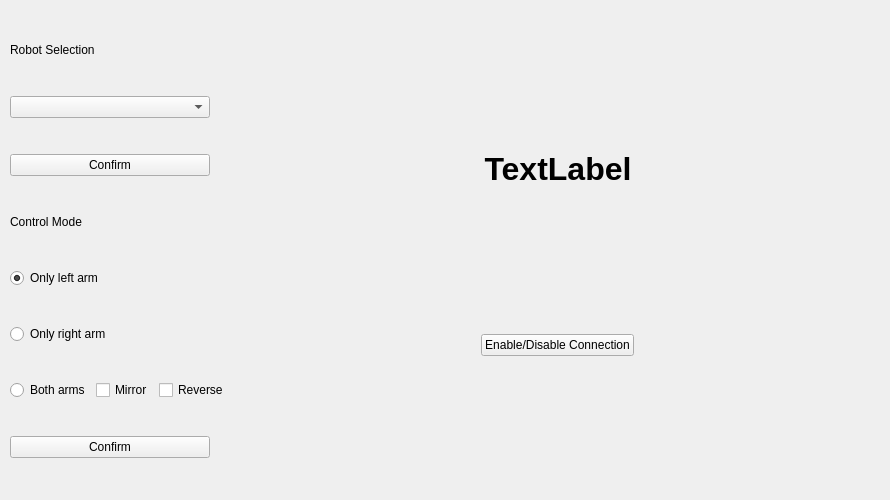
   <widget class="QWidget" name="tab_6">
    <attribute name="title">
     <string>Robopuppet Settings</string>
    </attribute>
    <widget class="QWidget" name="horizontalLayoutWidget_3">
     <property name="geometry">
      <rect>
       <x>10</x>
       <y>10</y>
       <width>871</width>
       <height>481</height>
      </rect>
     </property>
     <layout class="QHBoxLayout" name="horizontalLayout_6">
      <item>
       <layout class="QVBoxLayout" name="verticalLayout_13">
        <item>
         <widget class="QLabel" name="label_144">
          <property name="maximumSize">
           <size>
            <width>16777215</width>
            <height>20</height>
           </size>
          </property>
          <property name="text">
           <string>Robot Selection</string>
          </property>
         </widget>
        </item>
        <item>
         <widget class="QComboBox" name="comboBox">
          <property name="maximumSize">
           <size>
            <width>200</width>
            <height>16777215</height>
           </size>
          </property>
         </widget>
        </item>
        <item>
         <widget class="QPushButton" name="pushButton">
          <property name="maximumSize">
           <size>
            <width>200</width>
            <height>16777215</height>
           </size>
          </property>
          <property name="text">
           <string>Confirm</string>
          </property>
         </widget>
        </item>
        <item>
         <widget class="QLabel" name="label_71">
          <property name="maximumSize">
           <size>
            <width>16777215</width>
            <height>20</height>
           </size>
          </property>
          <property name="text">
           <string>Control Mode</string>
          </property>
         </widget>
        </item>
        <item>
         <widget class="QRadioButton" name="radioButton">
          <property name="text">
           <string>Only left arm</string>
          </property>
          <property name="checked">
           <bool>true</bool>
          </property>
         </widget>
        </item>
        <item>
         <widget class="QRadioButton" name="radioButton_2">
          <property name="text">
           <string>Only right arm</string>
          </property>
         </widget>
        </item>
        <item>
         <layout class="QHBoxLayout" name="horizontalLayout_16" stretch="0,0,0">
          <property name="sizeConstraint">
           <enum>QLayout::SetDefaultConstraint</enum>
          </property>
          <item>
           <widget class="QRadioButton" name="radioButton_3">
            <property name="text">
             <string>Both arms</string>
            </property>
           </widget>
          </item>
          <item>
           <widget class="QCheckBox" name="checkBox">
            <property name="text">
             <string>Mirror</string>
            </property>
           </widget>
          </item>
          <item>
           <widget class="QCheckBox" name="checkBox_2">
            <property name="text">
             <string>Reverse</string>
            </property>
           </widget>
          </item>
         </layout>
        </item>
        <item>
         <widget class="QPushButton" name="setRPButton">
          <property name="maximumSize">
           <size>
            <width>200</width>
            <height>16777215</height>
           </size>
          </property>
          <property name="text">
           <string>Confirm</string>
          </property>
         </widget>
        </item>
       </layout>
      </item>
      <item>
       <layout class="QVBoxLayout" name="verticalLayout_14">
        <item>
         <widget class="QLabel" name="label_72">
          <property name="maximumSize">
           <size>
            <width>16777215</width>
            <height>50</height>
           </size>
          </property>
          <property name="font">
           <font>
            <pointsize>24</pointsize>
            <weight>75</weight>
            <bold>true</bold>
           </font>
          </property>
          <property name="text">
           <string>TextLabel</string>
          </property>
          <property name="alignment">
           <set>Qt::AlignCenter</set>
          </property>
         </widget>
        </item>
        <item alignment="Qt::AlignHCenter">
         <widget class="QPushButton" name="connectRPButton">
          <property name="sizePolicy">
           <sizepolicy hsizetype="Preferred" vsizetype="Fixed">
            <horstretch>0</horstretch>
            <verstretch>0</verstretch>
           </sizepolicy>
          </property>
          <property name="maximumSize">
           <size>
            <width>200</width>
            <height>16777215</height>
           </size>
          </property>
          <property name="autoFillBackground">
           <bool>false</bool>
          </property>
          <property name="text">
           <string>Enable/Disable Connection</string>
          </property>
          <property name="checkable">
           <bool>false</bool>
          </property>
         </widget>
        </item>
       </layout>
      </item>
     </layout>
    </widget>
   </widget>
